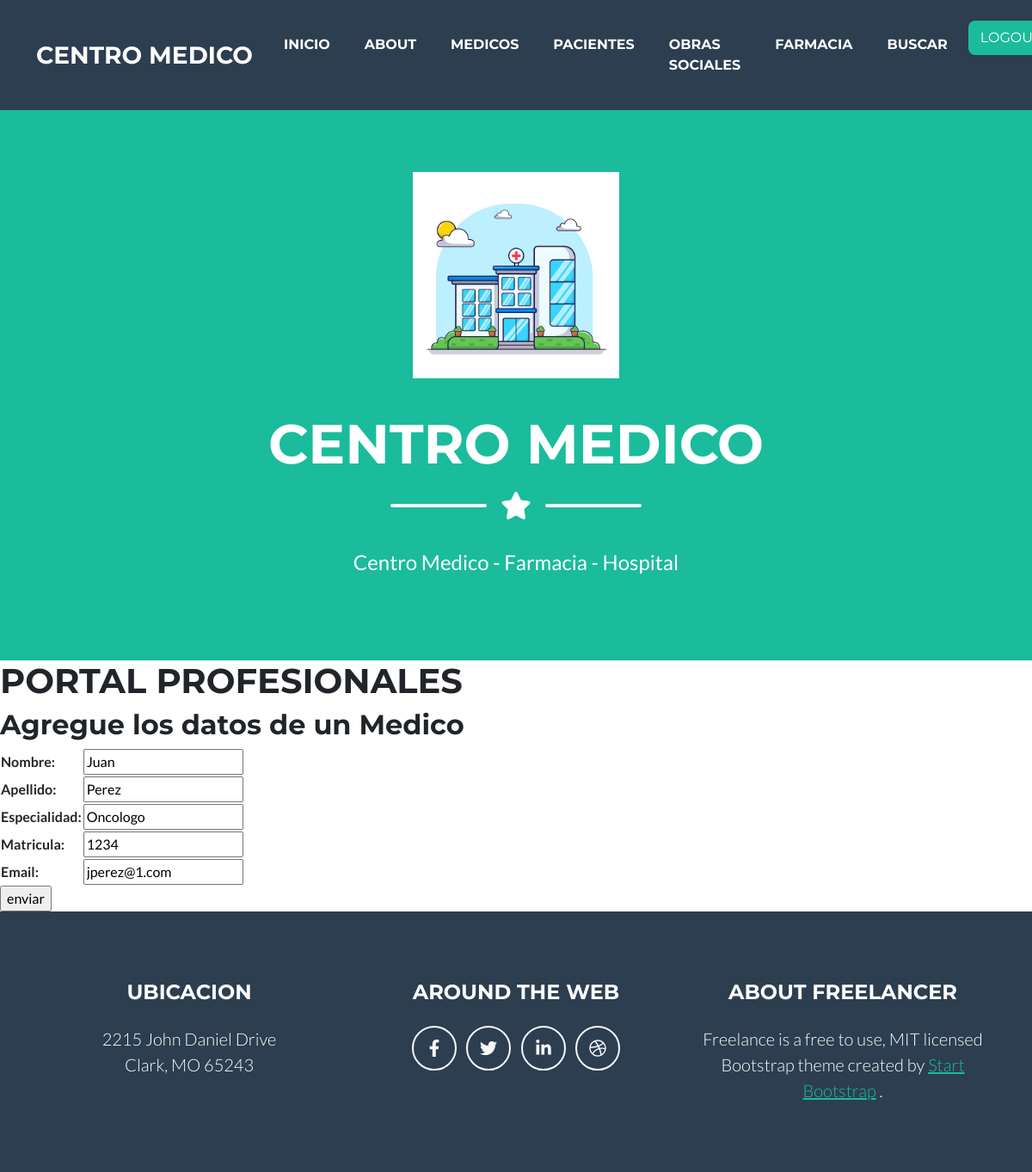
/medico_update/1/ (signed in), run on the app's committed database.
### centromed/models.py (models this page shows, shortened)
class Medico(models.Model):
    nombre= models.CharField(max_length=20)
    apellido= models.CharField(max_length=20)
    matricula = models.IntegerField()
    especialidad= models.CharField (max_length=20)
    email= models.EmailField()

### centromed/views.py (the view)
# urls.py: path("medico_update/<pk>/", MedicoUpdateView.as_view(), name= "medico_update"),
class MedicoUpdateView(LoginRequiredMixin, UpdateView):
    model= Medico
    template_name= "centromed/medico_update.html"
    success_url= reverse_lazy("medico_lista")
    fields= ["nombre","apellido","especialidad", "matricula", "email"]

### centromed/templates/centromed/medico_update.html (shortened to what this page needs)
{% extends 'centromed/base.html' %}
{% block mutable %}
    <h1>PORTAL PROFESIONALES</h1>
    <h2>Agregue los datos de un Medico</h2>
{% block main%}
<form action="" Method=POST>
        <table>
            {{form.as_table}}
        </table>
        <input type="submit" value="enviar">
</form>
{%endblock main %}
{% endblock %}

### data on the page
Medico: nombre "Juan", apellido "Perez", especialidad "Oncologo", matricula "1234", email "jperez@1.com"
